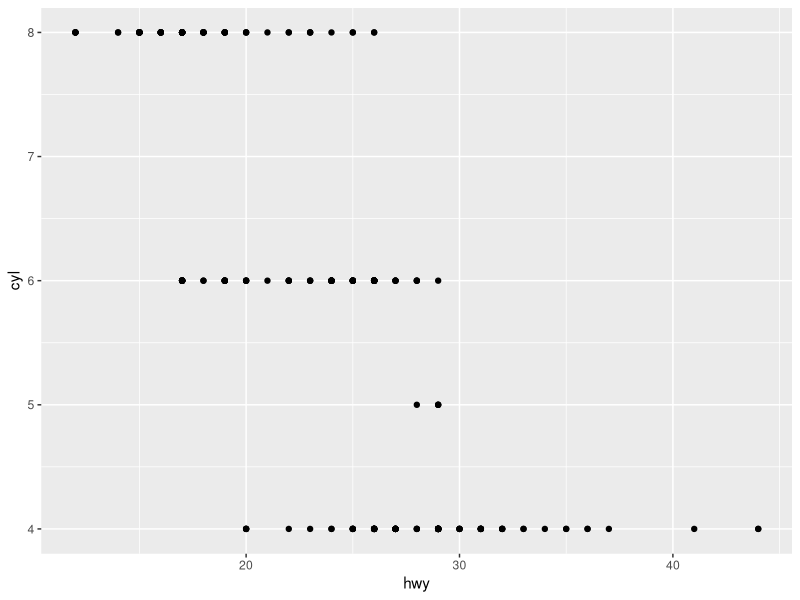
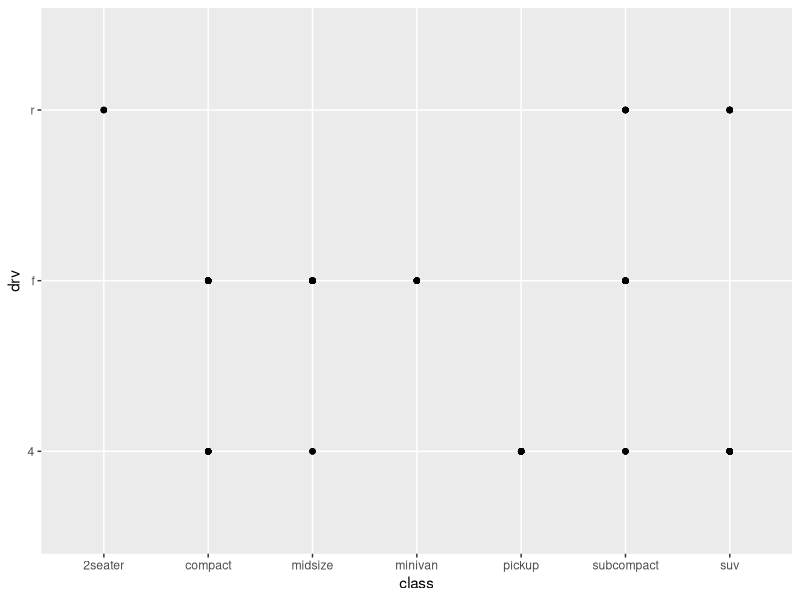
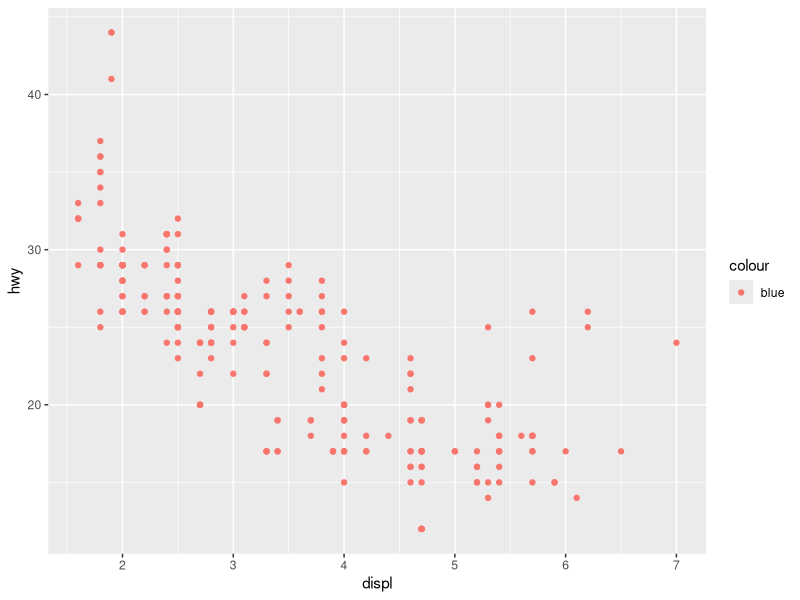
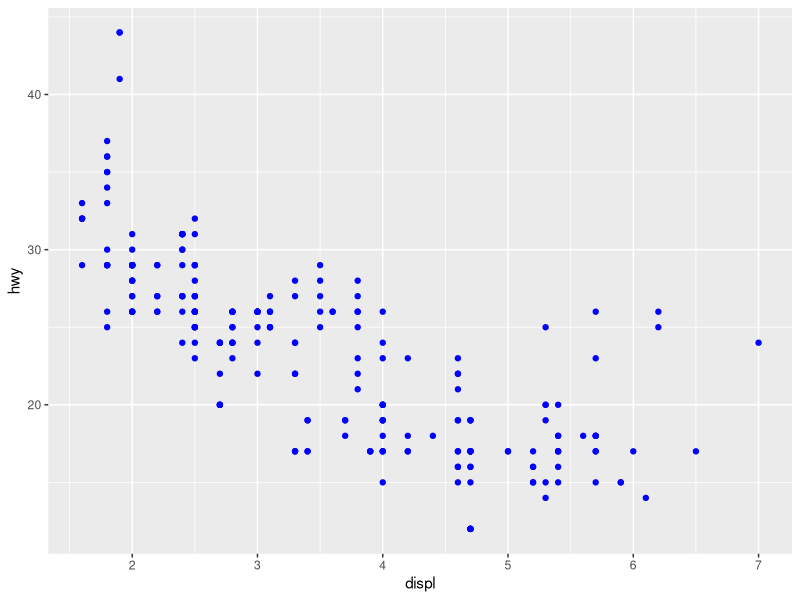
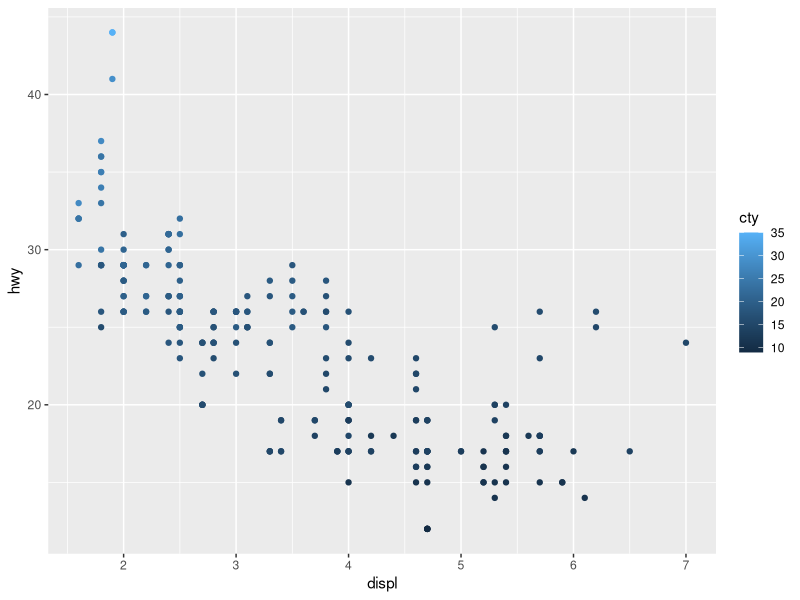
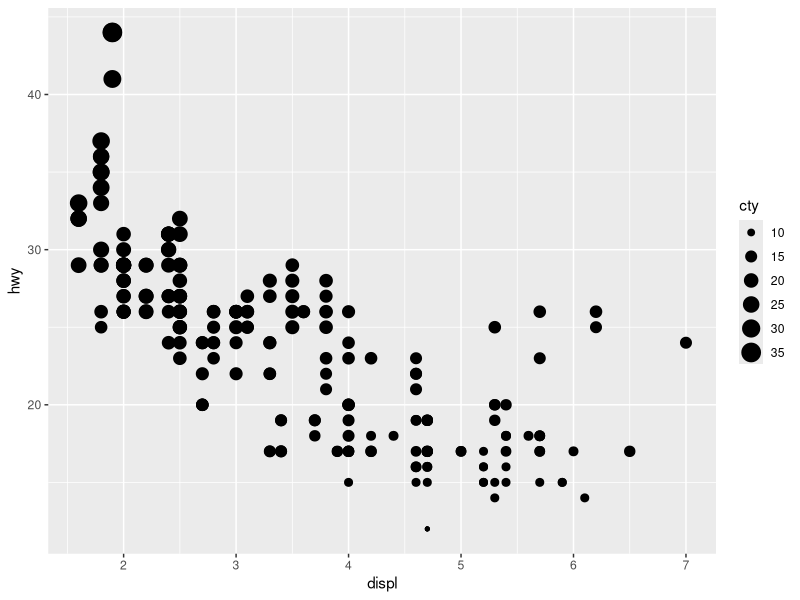

Reproduce these figures in R, in order. (Note: this script raises an error after producing the figures.)
library(tidyverse)
# Change this to match where your chronic-conditions.csv file is saved
setwd('~/dept-drive/Mark N/zMisc/training/Intermountain/Intro to R/data')
ccdat <- read.csv("chronic-conditions.csv")

trim <- function (x) gsub("^\\s+|\\s+$", "", x)
ccdat$state <- trim(ccdat$state)
ccdat$year <- as.numeric(ccdat$year)

alldat <- ccdat %>% 
  filter(age=="All", state=="National")

## Set 0 Exercises ---------------------------------
# 1. Run `ggplot(data = mpg)`. What do you see?
## This produces a blank canvas.


# 2. How many rows are in `mpg`? How many columns?
nrow(mtcars)
ncol(mtcars)


# 3. What does the `drv` variable describe? Read the help for `?mpg` to find out.
## The drv variable is a categorical variable which categorizes cars into front-wheels, rear-wheels, or four-wheel drive.


# 4. Make a scatterplot of `hwy` vs `cyl`.
ggplot(data = mpg) +
  geom_point(mapping = aes(x = hwy, y = cyl))


# 5. What happens if you make a scatterplot of `class` vs `drv`? Why is the plot not useful?
ggplot(data = mpg) +
  geom_point(mapping = aes(x = class, y = drv))
## A scatter plot is not a useful display of these variables since both drv and class are categorical variables.



## Set 1 Exercises ---------------------------------
#1. What’s gone wrong with this code? Why are the points not blue?
ggplot(data = mpg) + 
  geom_point(mapping = aes(x = displ, y = hwy, color = "blue"))

## The color = 'blue' should be outside the aes() function
ggplot(data = mpg) + 
  geom_point(mapping = aes(x = displ, y = hwy), color = "blue")


# 2. Which variables in `mpg` are categorical? Which variables are continuous? (Hint: type `?mpg` to read the documentation for the dataset). How can you see this information when you run `mpg`?
?mpg
## categorical: manufacturer, model, trans, drv, fl, class
## continuous : displ, year, cyl, cty, hwy

# 3. Map a continuous variable to `color`, `size`, and `shape`. How do these aesthetics behave differently for categorical vs. continuous variables?
ggplot(data = mpg) +
  geom_point(mapping = aes(x = displ, y = hwy, color = cty))
## Instead of using discrete colors, the continuous variable uses a scale that varies from a light to dark blue color.

ggplot(data = mpg) +
  geom_point(mapping = aes(x = displ, y = hwy, size = cty))
## When mapped to size, the sizes of the points vary continuously as a function of their size.

ggplot(data = mpg) +
  geom_point(mapping = aes(x = displ, y = hwy, shape = cty))
## When a continuous value is mapped to shape, it gives an error.


# 4. What happens if you map the same variable to multiple aesthetics?
ggplot(data = mpg) +
  geom_point(mapping = aes(x = displ, y = hwy, colour = hwy, size = displ))
## In the above plot, hwy is mapped to both location on the y-axis and color, and displ is mapped to both location on the x-axis and size.
##   The code works and produces a plot, even if it is a bad one. Mapping a single variable to multiple aesthetics is redundant. Because it 
##   is redundant information, in most cases avoid mapping a single variable to multiple aesthetics.


# 5. What does the stroke aesthetic do? What shapes does it work with? (Hint: use `?geom_point`)
ggplot(data = mtcars) +
  geom_point(mapping = aes(wt, mpg), shape = 21, colour = "black", fill = "white", size = 5, stroke = 5)
## Stroke changes the size of the border for shapes (21-25). These are filled shapes in which the color and size of the border can differ 
##   from that of the filled interior of the shape.


# 6. What happens if you map an aesthetic to something other than a variable name, like `aes(colour = displ < 5)`? Note, you’ll also need to specify x and y.
ggplot(data = mpg) +
  geom_point(mapping = aes(x = displ, y = hwy, color = displ < 5))
##  The ggplot() function behaves as if a temporary variable was added to the data with with values equal to the result of the expression.



## Set 2 Exercises ---------------------------------
# Consider the following code for exercises 1-3:
ggplot(data = alldat) + 
  geom_histogram(mapping = aes(x=prevalence))


# 1. What happens when you add the `geom_histogram(binwidth=5)` mapping?
ggplot(data = alldat) + 
  geom_histogram(mapping = aes(x=prevalence), binwidth = 5)
## The histogram bins get wider.


# 2. What happens when you change the geometric object to `geom_density()`?
ggplot(data = alldat) + 
  geom_density(mapping = aes(x=prevalence))
## This changes our histogram to a kernel density estimator plot.


# 3. Can you tweak the code from exercise 2 to generate the density by `gender`?
ggplot(data = alldat) + 
  geom_density(mapping = aes(x=prevalence, color=gender, fill=gender), alpha = 0.35)



## Set 3 Exercises ---------------------------------
# 1. What `geom` would you use to draw a line chart? A boxplot? A histogram? An area chart?
# line chart: geom_line()
# boxplot: geom_boxplot()
# histogram: geom_hist()
# area chart: geom_area()


# 2. What happens when you exclude `as.factor()` and run the following code?
ggplot(data = alldat) + 
  geom_boxplot(mapping = aes(x=as.factor(year), y=prevalence))
## It generates one large boxplot for all years.

# 3. What happens when you move both of the the `mapping` arguments into the `ggplot()` function?
ggplot(data = alldat) + 
  geom_point(mapping = aes(x=year,y=prevalence)) + 
  geom_smooth(mapping = aes(x=year,y=prevalence), method=lm)
## Nothing changes... except that I don't have to map the variables twice. :)


# 4. What does `method=lm` do in the code above? What happens when you remove it?
ggplot(data = alldat) + 
  geom_point(mapping = aes(x=year,y=prevalence)) + 
  geom_smooth(mapping = aes(x=year,y=prevalence))
## It changes the smoother to the LOESS smoother instead of a linear model.


# 5. Use `alldat` and generate a combined scatter plot and line graph colored by `chronicCondition`. What do you see?  Are there any issues?
ggplot(data = alldat, mapping = aes(x=year, y=prevalence, color=chronicCondition)) + 
  geom_point() + 
  geom_line()
## Each year has two values, it looks like we could facet by gender to get a better visualization.



## Set 4 Exercises ---------------------------------
# 1. Take the following example and switch the `color` and `facet` variables. Which plot do you prefer and why?
ggplot(data = alldat, mapping = aes(x=year, y=prevalence, color=chronicCondition)) + 
  geom_point() + 
  geom_line() + 
  facet_wrap(~gender)

ggplot(data = alldat, mapping = aes(x=year, y=prevalence, color=gender)) + 
  geom_point() + 
  geom_line() + 
  facet_wrap(~chronicCondition)
# Depends on the question you are trying to answer and what comparison you want to make.


# 2. For exercise 1, what happens when you add `ncol=4` to the `facet_wrap()` function?

ggplot(data = alldat, mapping = aes(x=year, y=prevalence, color=gender)) + 
  geom_point() + 
  geom_line() + 
  facet_wrap(~chronicCondition, ncol = 4)
## Changes the number of facet columns to 4.